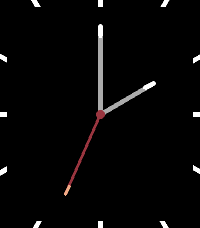
#> input picture watchfaces/thin-plus/screenshots/emery.png, 200 x 228 px, given in place of emery-weather-ring-3750.png, which was not available
$ python make_1_3_design_review.py
#> lines starting #> are read from the running program, lines starting #| are printed output that depends on the picture; pictures that were not available may be replaced by others from this repository, and a replacement may not be noted
#!/usr/bin/env python3
"""Arrange native emulator pixels for the weather and step-ring design gate."""
from pathlib import Path
from PIL import Image, ImageDraw, ImageFont

ROOT = Path(__file__).resolve().parents[1]
OUT = ROOT / 'dist/verification/1.3.0/design-options'
font_path = '/usr/share/fonts/truetype/dejavu/DejaVuSans.ttf'
font = ImageFont.truetype(font_path, 22)
title = ImageFont.truetype(font_path, 30)
board = Image.new('RGB', (1120, 1370), '#17191d')
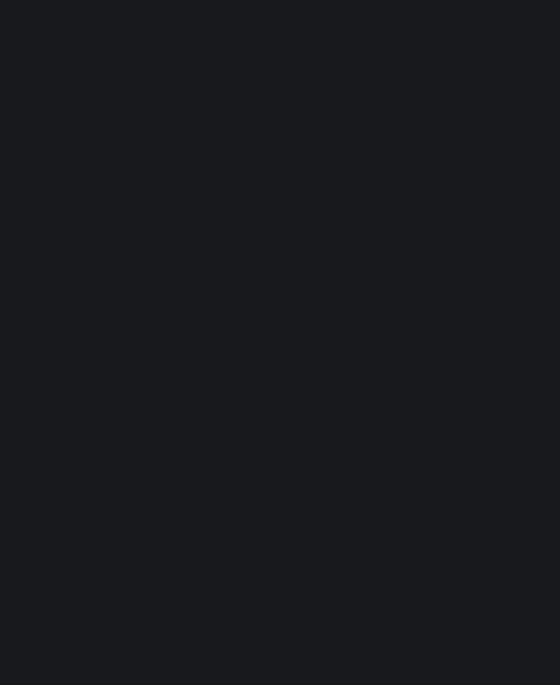
#> board: PIL image 1120x1370 RGB (shown at 1/2 size); mean R, G, B 23, 25, 29
draw = ImageDraw.Draw(board)
draw.text((30, 20), 'Thin+ 1.3.0 — weather and step-goal ring', font=title, fill='white')
draw.text((30, 66), 'Native emulator captures, enlarged 2x without changing pixels.', font=font, fill='#bbbbbb')
draw.text((30, 100), 'Simulated weather 18°C · simulated goal 7,500 · ring color customizable', font=font, fill='#bbbbbb')
for row, (count, label) in enumerate([(3750, '50% of goal'), (7500, 'Goal reached')]):
    for col, (platform, name) in enumerate([('emery', 'Pebble Time 2'), ('gabbro', 'Round')]):
        capture = Image.open(OUT / (platform + '-weather-ring-' + str(count) + '.png')).convert('RGB')
        capture = capture.resize((capture.width * 2, capture.height * 2), Image.Resampling.NEAREST)
#> capture: PIL image 400x456 RGB
        x, y = col * 560, 155 + row * 590
        draw.text((x + 30, y), name + ' · ' + label, font=font, fill='white')
        board.paste(capture, (x + (560 - capture.width) // 2, y + 45))
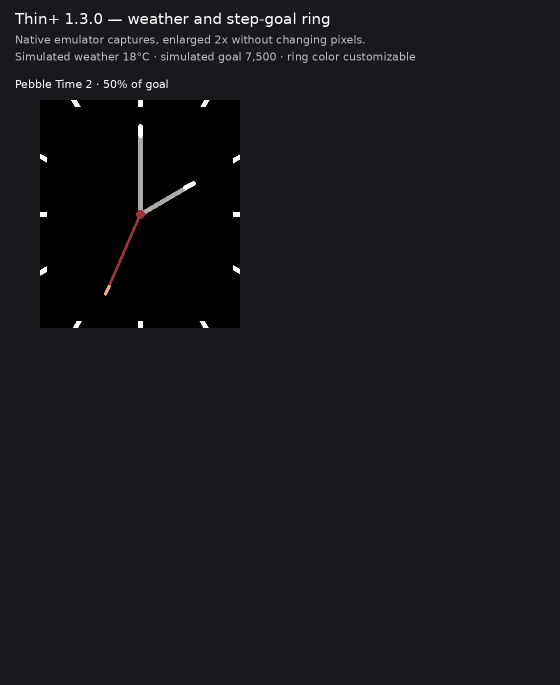
#> board: PIL image 1120x1370 RGB (shown at 1/2 size); mean R, G, B 22.5, 24.2, 27.7
#> pass 2 of the loop `for row, (count, label) in enumerate([(3750, '50% of goal'), (7500, 'G..`:
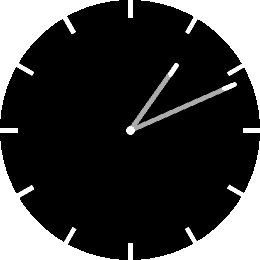
#> input picture watchfaces/thin-plus/screenshots/gabbro.png, 260 x 260 px, given in place of emery-weather-ring-7500.png, which was not available
#> `capture = Image.open(OUT / (platform + '-weather-ring-' + str(count) +..`:
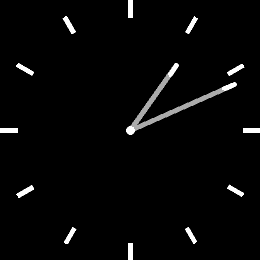
#> capture: PIL image 260x260 RGB; min 0, max 255, mean 6.7
#> `board.paste(capture, (x + (560 - capture.width) // 2, y + 45))`:
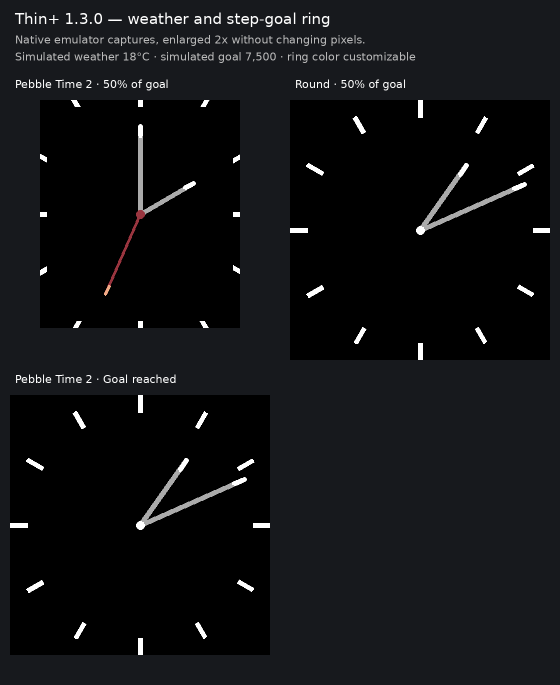
#> board: PIL image 1120x1370 RGB (shown at 1/2 size); mean R, G, B 17.1, 18.1, 20.1
#> (the run stopped early here; a loop or call above may not have finished)
